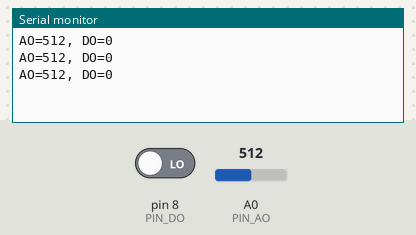
This sketch was run on a simulated Arduino Uno, built with avr-gcc and run on an emulated ATmega328P. Parts: the last lines printed to the serial monitor. Inputs (shaded band) come from the test bench; at power-on: A0 (PIN_AO) = 512, pin 8 (PIN_DO) LOW.

Above: at 1.3 s.
1.4 s: A0 (PIN_AO) set to 716
At 1.9 s:
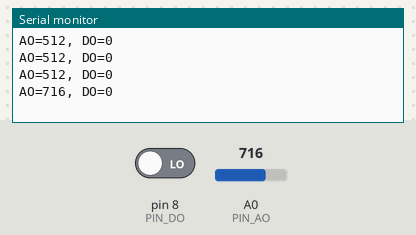
2.9 s: pin 8 (PIN_DO) driven HIGH
At 3.4 s:
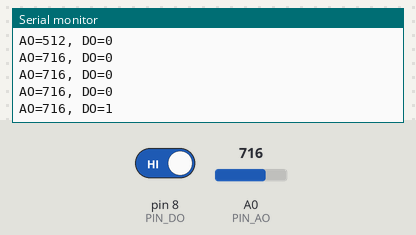
4.4 s: A0 (PIN_AO) set to 900
At 4.9 s:
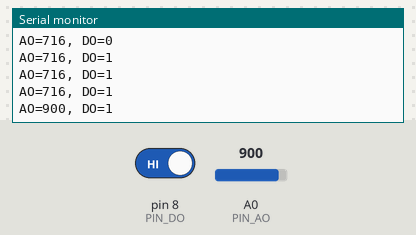
5.9 s: pin 8 (PIN_DO) driven LOW
At 6.4 s:
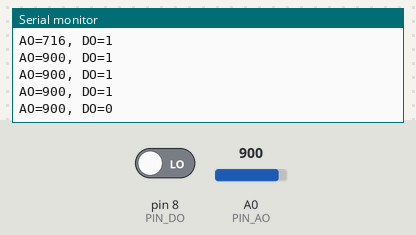
Timing chart, 0 to 8.4 s (numbered marks = the images above; inputs shaded):
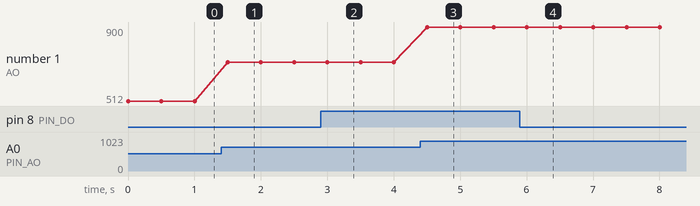

Measured:
- after the input at 1.4 s, the serial monitor: prints a new line after 0.10 s (image 1)
- after the input at 2.9 s, the serial monitor: prints a new line after 0.10 s (image 2)
- after the input at 4.4 s, the serial monitor: prints a new line after 0.10 s (image 3)
- after the input at 5.9 s, the serial monitor: prints a new line after 0.11 s (image 4)
- plotted number 1: 512 → 716 after the input at 1.4 s, 716 → 900 after the input at 4.4 s

The sketch:

0.ino
```cpp
#define PIN_AO 0
#define PIN_DO 8

void setup() {
  pinMode(PIN_AO, INPUT);
  pinMode(PIN_DO, INPUT);
  Serial.begin(9600);
}

void loop() {
  Serial.print("AO=");
  Serial.print(analogRead(PIN_AO));
  Serial.print(", DO=");
  Serial.println(digitalRead(PIN_DO));
  delay(500);
}
```
